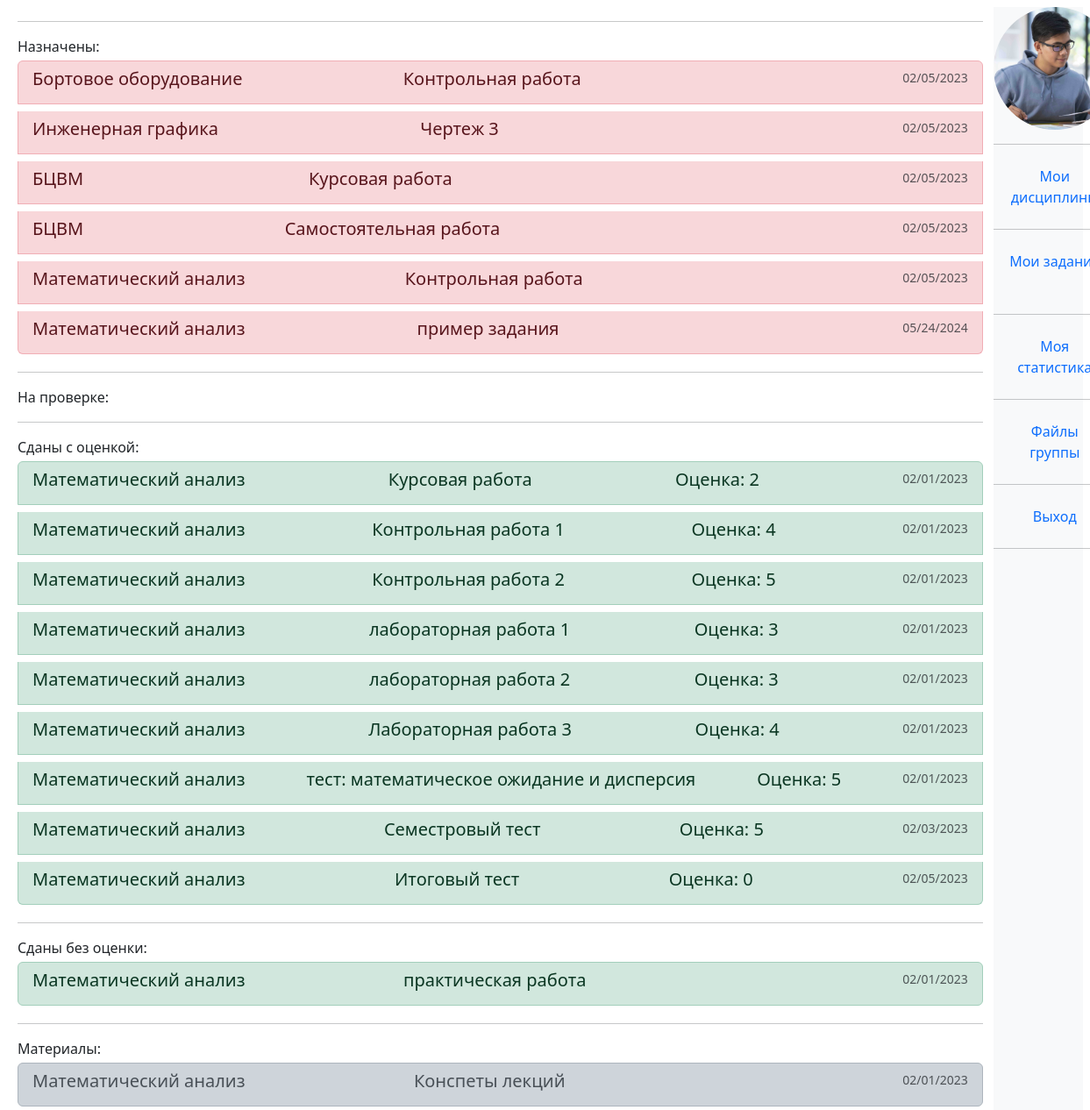
The app's page /student/tasks/ (signed in), older data.
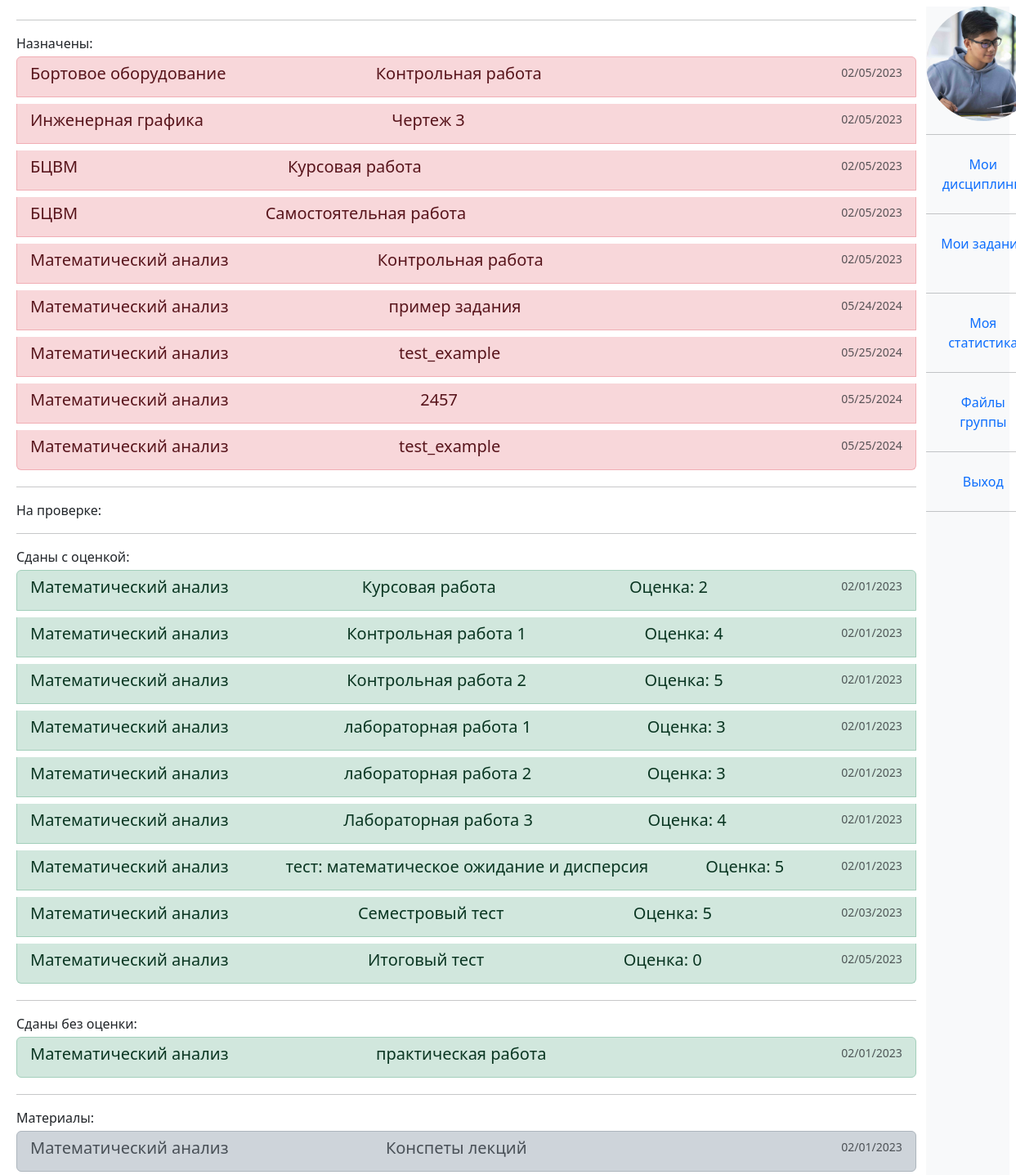
The same page, newer data.
### univ_app/models.py (models this page shows, shortened)
class AnsweredTask(models.Model):
    ASND = "ASSIGNED"
    DONE = "DONE"
    PSSD = "PASSED"
    EVAL = "EVALUATED"
    CHKD = "CHECKED"  # for InfoTask
    STATUS_CHOICES = (
        (ASND, "Assigned"),
        (DONE, "Done"),
        (PSSD, "Passed"),
        (EVAL, "Evaluated"),
        (CHKD, "CHECKED"),
    )
    student = models.ForeignKey(
        "Student", blank=True, null=True, on_delete=models.SET_NULL
    )
    finished_at = models.DateTimeField(auto_now_add=True, blank=True, null=True)
    status = models.CharField(
        max_length=255, choices=STATUS_CHOICES, default=ASND, blank=True
    )
    class Meta:
        abstract = True
    def related_task(self):
        class_name = self.__class__.__name__
        if class_name == "AnsweredCommonTask":
            return self.common_task
        elif class_name == "TakenTest":
            return self.related_test
        elif class_name == "AnsweredInfoTask":
            return self.related_info_task

class AnsweredCommonTask(AnsweredTask):
    grade = models.IntegerField(null=True, blank=True)
    answer = models.TextField(null=True, default="")
    file = models.FileField(
        upload_to="uploads/answered_common_tasks/", blank=True, null=True
    )
    common_task = models.ForeignKey(
        "CommonTask", blank=True, null=True, on_delete=models.CASCADE
    )
    comment_from_teacher = models.TextField(default="", blank=True)

class Task(models.Model):
    title = models.CharField(max_length=200, default="", blank=True)
    description = models.TextField(default="", blank=True)
    subject = models.ForeignKey(
        "Subject", blank=True, null=True, on_delete=models.SET_NULL
    )
    created_at = models.DateTimeField(auto_now_add=True, null=True, blank=True)
    created_by = models.ForeignKey(
        "Teacher", blank=True, null=True, on_delete=models.SET_NULL
    )
    class Meta:
        abstract = True
    def get_type(self):
        return str(self.__class__.__name__)

class CommonTask(Task):
    file = models.FileField(upload_to="uploads/common_tasks/", blank=True, null=True)

class Subject(models.Model):
    title = models.CharField(max_length=200, default="", blank=True)
    description = models.TextField(default="", blank=True)
    image = models.ImageField(
        upload_to="uploads/subjects/", blank=True, null=True, default="test.png"
    )
    teacher = models.ForeignKey(
        "Teacher", blank=True, null=True, on_delete=models.SET_NULL
    )
    st_group = models.ForeignKey(
        "StGroup", blank=True, null=True, on_delete=models.SET_NULL
    )
    def __str__(self):
        return self.title

class TakenTest(AnsweredTask):
    grade = models.IntegerField(null=True, blank=True)
    related_test = models.ForeignKey("Test", on_delete=models.CASCADE, null=True)
    score = models.IntegerField(blank=True, null=True)

class Test(Task):
    slug = models.SlugField(max_length=120, blank=True, null=True)
    link = models.CharField(max_length=1000, default="")
    image = models.ImageField(
        upload_to="uploads/", blank=True, null=True, default="test.png"
    )

class AnsweredInfoTask(AnsweredTask):
    related_info_task = models.ForeignKey(
        "InfoTask", blank=True, null=True, on_delete=models.CASCADE
    )

class InfoTask(Task):
    file = models.FileField(upload_to="uploads/info_tasks/", blank=True, null=True)

### univ_app/decorators.py (the view)
        def wrapper(request, *args, **kwargs):
            group = None
            if request.user.groups.exists():
                group = request.user.groups.all()[0].name
            if group in allowed_groups:
                return view_func(request, *args, **kwargs)
            else:
                return HttpResponse("У вас нет прав доступа к этой странице")

### univ_app/models.py (called while the page is built)
    def get_all_tasks_by_type(self, some_type):
        ans_common_tasks = AnsweredCommonTask.objects.filter(
            student=self, status=some_type
        )
        taken_tests = TakenTest.objects.filter(student=self, status=some_type)
        info_tasks = AnsweredInfoTask.objects.filter(student=self, status=some_type)
        tasks = list(chain(ans_common_tasks, taken_tests, info_tasks))
        return tasks

### univ_app/templatetags/user_tags.py (called while the page is built)
@register.filter(name="has_group")
def has_group(user, group_name):
    return user.groups.filter(name=group_name).exists()

### templates/student_views/s_tasks.html (shortened to what this page needs)
{%extends "base.html"%}
{% block s_tasks %}
<hr>
  Назначены:
    <div class="list-group">
    {%for task in assigned_tasks%}
    <a href="{%url 'ts_task' task.related_task.get_type task.related_task.id %}" class="list-group-item list-group-item-danger my-1 list-group-item-action flex-column align-items-start">
        <div class="d-flex w-100 justify-content-between">
          <h5 class="mb-1">{{task.related_task.subject}} </h5>
          <h5 class="mb-1">{{task.related_task.title}} </h5>
          <small class="text-muted">{{task.related_task.created_at|date:"SHORT_DATE_FORMAT"}}</small>
        </div>
      </a>
      {%endfor%}
    </div>
<hr>
  На проверке:
  <hr>
  Сданы с оценкой:
      <div class="list-group">
      {%for task in eval_tasks%}
      <a href="{%url 'ts_task' task.related_task.get_type task.related_task.id %}" class="list-group-item list-group-item-success list-group-item-action flex-column align-items-start my-1">
          <div class="d-flex w-100 justify-content-between">
            <h5 class="mb-1">{{task.related_task.subject}} </h5>
            <h5 class="mb-1">{{task.related_task.title}} </h5>
            <h5 class="mb-1">Оценка: {{task.grade}} </h5>
            <small class="text-muted">{{task.related_task.created_at|date:"SHORT_DATE_FORMAT"}}</small>
          </div>
        </a>
        {%endfor%}
      </div>
  <hr>
  Сданы без оценки:
      <div class="list-group">
      {%for task in passed_tasks%}
      <a href="{%url 'ts_task' task.related_task.get_type task.related_task.id %}" class="list-group-item list-group-item-success my-1 list-group-item-action flex-column align-items-start">
          <div class="d-flex w-100 justify-content-between">
            <h5 class="mb-1">{{task.related_task.subject}} </h5>
            <h5 class="mb-1">{{task.related_task.title}} </h5>
            <small class="text-muted">{{task.related_task.created_at|date:"SHORT_DATE_FORMAT"}}</small>
          </div>
        </a>
        {%endfor%}
      </div>
  <hr>
  Материалы:
      <div class="list-group">
      {%for task in checked_tasks%}
      <a href="{%url 'ts_task' task.related_task.get_type task.related_task.id %}" class="list-group-item list-group-item-dark my-1 list-group-item-action flex-column align-items-start">
          <div class="d-flex w-100 justify-content-between">
            <h5 class="mb-1">{{task.related_task.subject}} </h5>
            <h5 class="mb-1">{{task.related_task.title}} </h5>
            <small class="text-muted">{{task.related_task.created_at|date:"SHORT_DATE_FORMAT"}}</small>
          </div>
        </a>
        {%endfor%}
      </div>
{% endblock %}

Row changes from the older to the newer data that the page shows:
added TakenTest: related_task.subject "Математический анализ", related_task "test_example", related_task.created_at "05/25/2024"
added TakenTest: related_task.subject "Математический анализ", related_task "2457", related_task.created_at "05/25/2024"
added TakenTest: related_task.subject "Математический анализ", related_task "test_example", related_task.created_at "05/25/2024"
